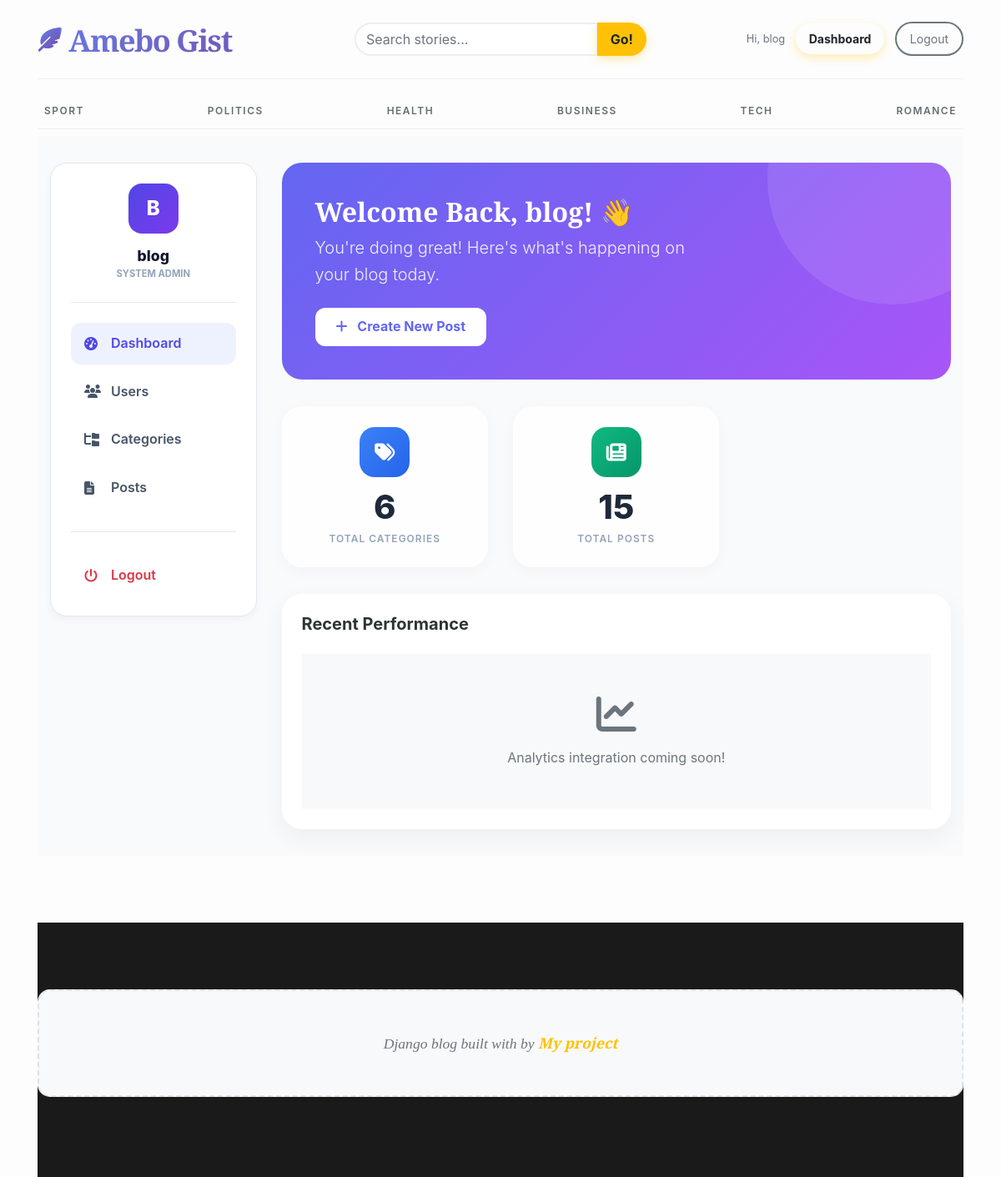
The page /dashboard/ (signed in) on the database its author committed.
### blogs/models.py (models this page shows, shortened)
class Category(models.Model):
    category_name = models.CharField(max_length=50, unique=True)
    created_at = models.DateTimeField(auto_now_add=True)
    updated_at = models.DateTimeField(auto_now=True)
    class Meta:
        verbose_name_plural = 'Categories'

### dashboards/views.py (the view)
# urls.py: path('dashboard/', include('dashboards.urls')),
@login_required(login_url='login')
def dashboard(request):
    category_count = Category.objects.all().count()
    blog_count = Blog.objects.all().count()
    context = {
        'category_count': category_count,
        'blog_count': blog_count,
    }
    return render(request, 'dashboards/dashboard.html', context)

### blogs/context_processors.py (called while the page is built)
def get_categories(request):
    categories = Category.objects.all()
    return dict(categories=categories)

def get_social_links(request):
    social_links = SocialLink.objects.all()
    return dict(social_links=social_links)

def get_about(request):
    about = About.objects.all().first()
    return dict(about=about)

### templates/dashboards/dashboard.html (shortened to what this page needs)
{% extends 'base.html' %} {% block content %}
<div class="dashboard-container">
  <div class="container">
    <div class="row">
      <div class="col-lg-3 mb-4">{% include 'dashboards/sidebar.html' %}</div>
      <div class="col-lg-9">
        <div class="welcome-banner">
          <div class="row align-items-center">
            <div class="col-md-8">
              <h2 class="font-weight-bold mb-2">
                Welcome Back, {{ user.username }}! 👋
              </h2>
              <p class="lead mb-4" style="opacity: 0.9">
                You're doing great! Here's what's happening on your blog today.
              </p>
              <button class="btn-create">
                <i class="fa-solid fa-plus mr-2"></i> Create New Post
              </button>
            </div>
          </div>
        </div>
        <div class="row">
          <div class="col-md-4 mb-4">
            <div class="stat-card">
              <div
                class="stat-icon"
                style="
                  background: linear-gradient(135deg, #3b82f6 0%, #2563eb 100%);
                "
              >
                <i class="fa-solid fa-tags"></i>
              </div>
              <div class="stat-value">{{ category_count }}</div>
              <div class="stat-label">Total Categories</div>
            </div>
          </div>
          <div class="col-md-4 mb-4">
            <div class="stat-card">
              <div
                class="stat-icon"
                style="
                  background: linear-gradient(135deg, #10b981 0%, #059669 100%);
                "
              >
                <i class="fa-solid fa-newspaper"></i>
              </div>
              <div class="stat-value">{{ blog_count }}</div>
              <div class="stat-label">Total Posts</div>
            </div>
          </div>
        </div>
        <div
          class="card mt-2"
          style="
            border-radius: 24px;
            border: none;
            box-shadow: 0 10px 30px rgba(0, 0, 0, 0.05);
          "
        >
          <div class="card-body p-4">
            <h5 class="font-weight-bold mb-4">Recent Performance</h5>
            <div class="bg-light rounded-lg p-5 text-center">
              <i
                class="fa-solid fa-chart-line text-muted mb-3"
                style="font-size: 3rem"
              ></i>
              <p class="text-muted mb-0">Analytics integration coming soon!</p>
            </div>
          </div>
        </div>
      </div>
    </div>
  </div>
</div>
{% endblock %}

### templates/base.html (shortened to what this page needs)
 {% load static %}
<!DOCTYPE html>
<html lang="en">
<head>
    <link href="https://getbootstrap.com/docs/4.0/dist/css/bootstrap.min.css" rel="stylesheet">
    <link rel="stylesheet" href="https://cdnjs.cloudflare.com/ajax/libs/font-awesome/6.4.0/css/all.min.css">
    <link href="{% static 'css/blog.css' %}" rel="stylesheet">
  </head>
<body>
    <div class="container">
      <header class="blog-header py-3">
        <div class="row flex-nowrap justify-content-between align-items-center">
          <div class="col-6 col-md-4 pt-1">
            <a class="blog-header-logo" href="/">
                <i class="fa-solid fa-feather-pointed logo-icon"></i>
                <span class="d-inline-block">Amebo Gist</span>
            </a>
          </div>
          <div class="col-md-4 d-none d-md-block" style="text-align: center;">
            <form action="{% url 'search' %}" method="get">
              <div class="input-group">
                <input class="form-control search-form-control" type="text" name="keyword" value="{{ keyword }}" placeholder="Search stories..." aria-label="Search" />
                <div class="input-group-append">
                  <button type="submit" class="btn btn-warning rounded-pill px-3 ml-n5" style="z-index: 5;">Go!</button>
                </div>
              </div>
            </form>
          </div>
          <div class="col-6 col-md-4 d-flex justify-content-end align-items-center">
            <div class="header-auth-buttons">
                {% if user.is_authenticated %}
                    <span class="text-muted small mr-2 d-none d-lg-inline">Hi, {{ user.username }}</span>
                    <a class="btn btn-sm btn-warning rounded-pill px-3 mr-2" href="{% url 'dashboard' %}" style="background: var(--primary-gradient); border: none; font-weight: 700;">Dashboard</a>
                    <a class="btn btn-sm btn-outline-secondary rounded-pill px-3" href="{% url 'logout' %}">Logout</a>
                {% else %}
                    <a class="btn btn-sm btn-warning rounded-pill px-3 mr-2" href="{% url 'login' %}" style="background: var(--primary-gradient); border: none; font-weight: 700;">Login</a>
                    <a class="btn btn-sm btn-outline-secondary rounded-pill px-3" href="{% url 'register' %}">Sign Up</a>
                {% endif %}
            </div>
          </div>
        </div>
      </header>
      <div class="nav-scroller py-1 mb-2">
        <nav class="nav d-flex justify-content-between">
          {% for category in categories %}
          <a class="p-2 text-muted" href="{% url 'post_by_category' category.id %}">{{ category.category_name }}</a>
          {% endfor %}
        </nav>
      </div>
 {% block content %}
 {% endblock %}
 <footer class="blog-footer">
  <p>Django blog built with  by <a href="#">My project</a></p>
</footer>
</body>
</html>

### templates/dashboards/sidebar.html (shortened to what this page needs)
<div class="sidebar-professional">
  <div class="sidebar-header-pro">
    <div class="sidebar-avatar">{{ user.username|slice:":1"|upper }}</div>
    <h5 class="sidebar-username">{{ user.username }}</h5>
    <p class="sidebar-subtitle mb-0">System Admin</p>
  </div>
  <nav class="sidebar-nav-pro">
    <a
      href="{% url 'dashboard' %}"
      class="nav-link-pro {% if request.resolver_match.url_name == 'dashboard' %}active{% endif %}"
    >
      <i class="fa-solid fa-gauge-high"></i>
      Dashboard
    </a>
    {% if perms.auth.view_user %}
    <a
      href="{% url 'users' %}"
      class="nav-link-pro {% if request.resolver_match.url_name == 'users' %}active{% endif %}"
    >
      <i class="fa-solid fa-users"></i>
      Users
    </a>
    {% endif %}
    <a
      href="{% url 'category' %}"
      class="nav-link-pro {% if request.resolver_match.url_name == 'category' %}active{% endif %}"
    >
      <i class="fa-solid fa-folder-tree"></i>
      Categories
    </a>
    <a
      href="{% url 'posts' %}"
      class="nav-link-pro {% if request.resolver_match.url_name == 'posts' %}active{% endif %}"
    >
      <i class="fa-solid fa-file-lines"></i>
      Posts
    </a>
    <div class="sidebar-divider"></div>
    <a href="{% url 'logout' %}" class="nav-link-pro text-danger">
      <i class="fa-solid fa-power-off"></i>
      Logout
    </a>
  </nav>
</div>

### blog_main/static/css/blog.css (style rules this page uses)
body { background-color: #fdfdfd; color: #2d3436; font-family: -apple-system, BlinkMacSystemFont, "Segoe UI", Roboto, "Helvetica Neue", Arial, sans-serif; line-height: 1.6; overflow-x: hidden; }
h1, h2, h3, h4, .blog-header-logo { font-family: 'Playfair Display', serif; font-weight: 900 !important; }
a { transition: all 0.3s ease; color: inherit; }
.blog-header { border-bottom: 1px solid rgba(0,0,0,0.05); margin-bottom: 1rem; }
.blog-header-logo { font-size: 2.5rem; letter-spacing: -1.5px; text-decoration: none !important; color: #212529 !important; }
.nav-scroller { border-bottom: 1px solid #eee; margin-bottom: 2.5rem; }
.nav-scroller .nav { display: flex; justify-content: space-between; }
.nav-scroller a { font-weight: 600; text-transform: uppercase; font-size: 0.75rem; letter-spacing: 1.5px; color: #636e72 !important; padding: 1rem 0; }
.card { border-radius: 12px; transition: transform 0.3s ease; }
.btn-warning { border-radius: 50px; padding: 0.5rem 1.5rem; font-weight: 700; background-color: #ffc107; border: none; box-shadow: 0 4px 12px rgba(255, 193, 7, 0.3); }
.btn-outline-secondary { border-radius: 50px; padding: 0.5rem 1.5rem; border-width: 2px; }
.empty-msg, p:only-child:not(.lead) { padding: 3rem; background: #f8f9fa; border: 2px dashed #dee2e6; color: #6c757d; text-align: center; border-radius: 15px; font-size: 1.1rem; font-family: 'Playfair Display', serif; font-style: italic; }
.blog-footer { padding: 5rem 0; margin-top: 5rem; background-color: #1a1a1a; color: #95a5a6; text-align: center; }
.blog-footer a { color: #ffc107; font-weight: 700; }

### templates/base.html (style rules this page uses)
.blog-header-logo { font-family: 'Playfair Display', serif; font-size: 2.25rem; font-weight: 900; text-decoration: none !important; background: linear-gradient(135deg, #667eea 0%, #764ba2 100%); -webkit-background-clip: text; background-clip: text; -webkit-text-fill-color: transparent; display: flex; align-items: center; gap: 10px; }
.logo-icon { font-size: 1.8rem; background: linear-gradient(135deg, #667eea 0%, #764ba2 100%); -webkit-background-clip: text; background-clip: text; -webkit-text-fill-color: transparent; }
.search-form-control { border-radius: 50px; border: 2px solid #eee; transition: all 0.3s; }

### templates/dashboards/dashboard.html (style rules this page uses)
:root { --dash-primary: #6366f1; --dash-secondary: #a855f7; --dash-bg: #f8fafc; --dash-card: rgba(255, 255, 255, 0.8); --dash-text: #1e293b; --dash-gradient: linear-gradient(135deg, #6366f1 0%, #a855f7 100%); }
.dashboard-container { padding: 2rem 0; background-color: var(--dash-bg); min-height: 80vh; }
.stat-card { background: var(--dash-card); backdrop-filter: blur(10px); border: 1px solid rgba(255, 255, 255, 0.5); border-radius: 24px; padding: 1.5rem; transition: all 0.4s; height: 100%; display: flex; flex-direction: column; justify-content: center; align-items: center; text-align: center; box-shadow: 0 4px 20px rgba(0, 0, 0, 0.03); }
.stat-icon { width: 60px; height: 60px; border-radius: 18px; display: flex; align-items: center; justify-content: center; font-size: 1.5rem; margin-bottom: 1rem; background: var(--dash-gradient); color: white; }
.stat-value { font-size: 2.5rem; font-weight: 800; color: var(--dash-text); line-height: 1; margin-bottom: 0.5rem; }
.stat-label { color: #94a3b8; font-weight: 600; text-transform: uppercase; letter-spacing: 1px; font-size: 0.75rem; }
.welcome-banner { background: var(--dash-gradient); border-radius: 24px; padding: 2.5rem; color: white; margin-bottom: 2rem; position: relative; overflow: hidden; }
.welcome-banner::after { content: ""; position: absolute; top: -50%; right: -10%; width: 300px; height: 300px; background: rgba(255, 255, 255, 0.1); border-radius: 50%; }
.btn-create { background: white; color: var(--dash-primary); border: none; padding: 10px 25px; border-radius: 12px; font-weight: 700; transition: all 0.3s; }

### rows shown on the page
Category: category_name "SPORT"
Category: category_name "POLITICS"
Category: category_name "HEALTH"
Category: category_name "BUSINESS"
Category: category_name "TECH"
Category: category_name "ROMANCE"

### other values the page prints
{{ user.username }} "blog"
{{ user.username|slice:":1"|upper }} "B"
{{ category_count }} "6"
{{ blog_count }} "15"
